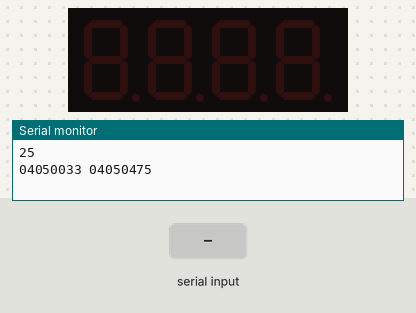
A sketch run on a simulated Arduino Uno, built with avr-gcc and run on an emulated ATmega328P. On the bench: 4-digit seven-segment display, the last lines printed to the serial monitor. Inputs (shaded band) come from the test bench.

Above: at 1.2 s.
1.3 s: "90,45\n" received over Serial
At 3.1 s:
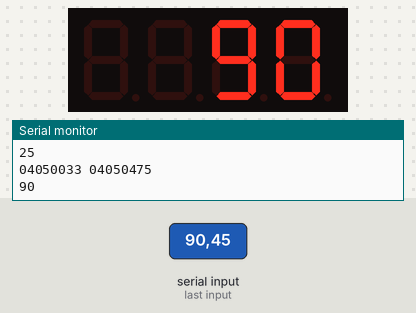
At 5.4 s:
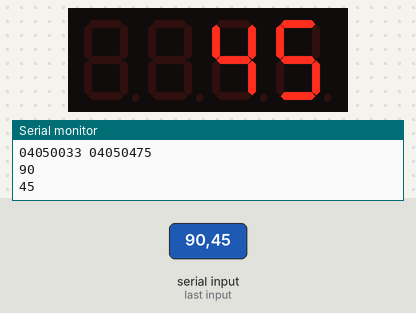
Timing chart, 0 to 6.9 s (numbered marks = the images above; inputs shaded):
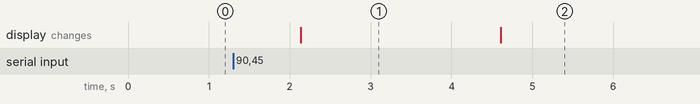

The sketch:

test1.ino.ino
```cpp
#include <SevSeg.h>

SevSeg sevseg;


  void setup()
  {
    Serial.begin(9600);
    Serial.println("25");
    Serial.println("04050033 04050475");//　第一題
    byte numDigits = 4;
    byte digitPins[] = {5,4,3,2};
    byte segmentPins[] = {6, 7, 8, 9, 10, 11, 12, 13};

    sevseg.begin(COMMON_CATHODE, numDigits, digitPins,segmentPins);
  }

  void loop()
  {
       int n;
       if(Serial.available())
      {
         n = Serial.parseInt();

        if(n>=0 && n<=9999){
          sevseg.setNumber(n,-1);
          Serial.println(n);
        }else
           Serial.println("range error");
      }
      for(int n=0;n<8000;n++)
      {
          sevseg.refreshDisplay();
          sevseg.refreshDisplay();
      }
  }
```

Measured:
- after the input at 1.3 s, the display: changes after 0.83 s (image 1)
- what the display in image 1 shows lasts 2.5 s, from 2.1 s to 4.6 s
